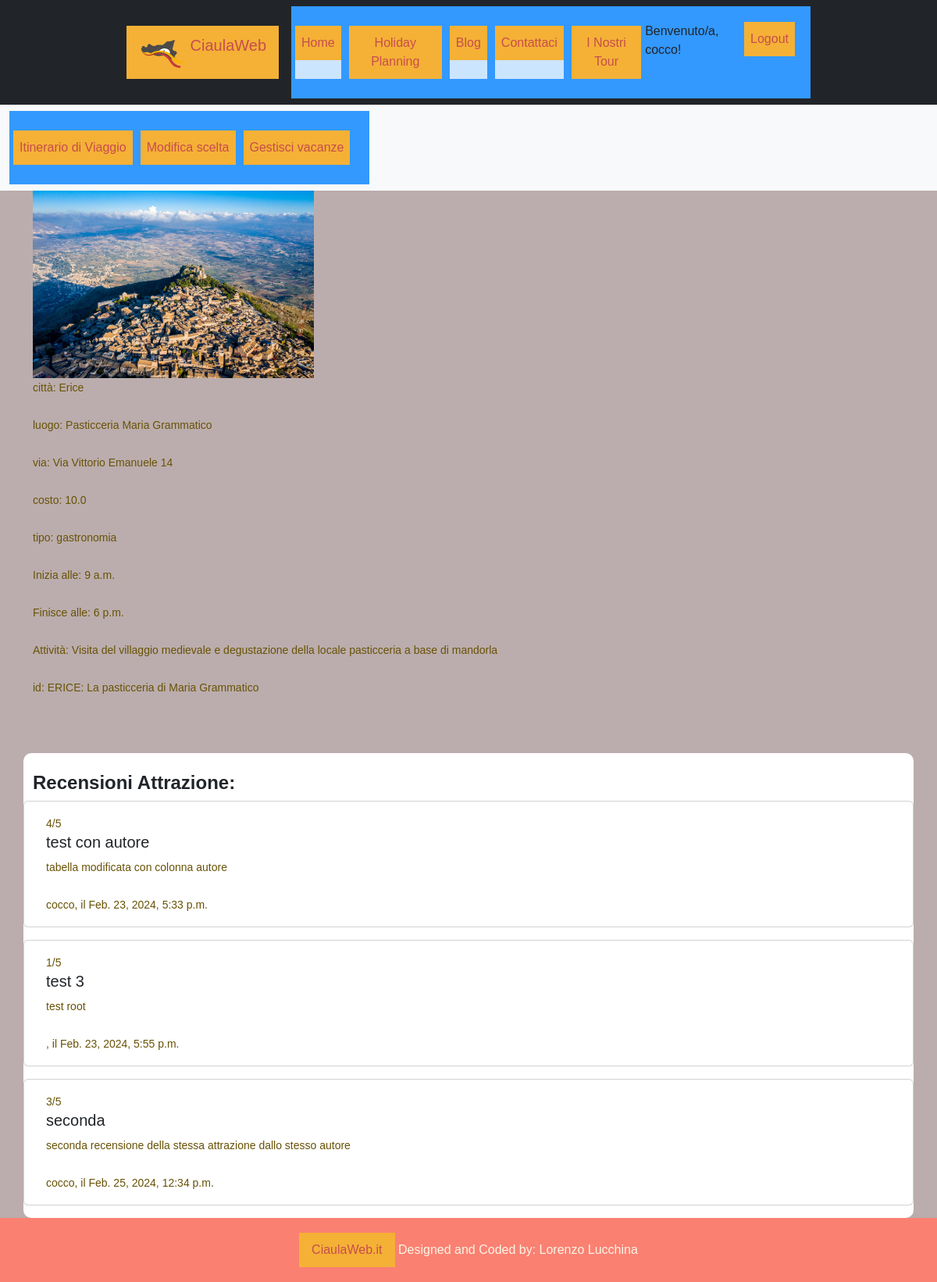
Screenshot of /attractions/attrazioni/detattrazione/ERICE: La pasticceria di Maria Grammatico (signed in) with the database file from the repository.
### profiles/models.py (models this page shows, shortened)
class UserProfileModel(AbstractBaseUser):
    nrSocio = models.IntegerField(primary_key=True)  # chiave, deve autogenerarsi
    first_name = models.CharField(max_length=32)
    last_name = models.CharField(max_length=32)
    email = models.CharField(max_length=32, unique=True)
    codiceFiscale = models.CharField(max_length=18)
    telefono = models.CharField(max_length=32)
    dataDiNascita = models.DateField(null=True)
    is_active = models.BooleanField(default=True)
    is_admin = models.BooleanField(default=False)
    objects = UserManager()
    USERNAME_FIELD = 'email'
    REQUIRED_FIELDS = []
    def __str__(self):
        return self.email
    class Meta:
        verbose_name = 'User'
        verbose_name_plural = 'Users'

### attractions/models.py (models this page shows, shortened)
class Attrazione(models.Model):
    objects = None
    nome = models.CharField(max_length=200, primary_key=True)
    luogo = models.CharField(max_length=300)
    via = models.CharField(max_length=500)
    citta = models.CharField(max_length=200)
    costo = models.FloatField()
    tipo = models.CharField(max_length=200)
    oraApertura = models.TimeField('ora apertura')
    oraChiusura = models.TimeField('ora chiusura')
    descrizione = models.TextField()
    attrazione_image = models.ImageField(blank=True, null=True)  # , upload_to='attractionImages/')
    class Meta:
        verbose_name = "Attrazione"
        verbose_name_plural = "Attrazioni"

class Recensione(models.Model):
    titolo = models.CharField(max_length=200, verbose_name='Titolo della recensione')
    contenuto = models.TextField(max_length=1000, verbose_name='Contenuto della recesione')
    valutazione = models.IntegerField(validators=[MaxValueValidator(5), MinValueValidator(0)],
                                      verbose_name='valutazione della recensione')
    autore = models.ForeignKey(UserProfileModel, related_name='autore_recensione',
                               on_delete=models.CASCADE)
    attrazione = models.ForeignKey(Attrazione, on_delete=models.CASCADE)
    data_creazione = models.DateTimeField(auto_now=True)
    class Meta:
        verbose_name = 'Recensione'
        verbose_name_plural = 'Recensioni'

### attractions/views.py (the view)
# urls.py: path("attrazioni/detattrazione/<str:nome_attr>", DetailAttrazioneEntita, name="dettaglioattr"), #LASCIARE nome_attr
def DetailAttrazioneEntita(request, nome_attr):
    if Attrazione.objects.filter(nome=nome_attr).exists():
        templ = "attractions/dettaglioattrazione.html"
        attrazione = Attrazione.objects.get(nome=nome_attr)  # Acquisisco attrazione dal nome
        recensioni = Recensione.objects.filter(attrazione=attrazione)
        check = False
        if request.user.is_authenticated:
            user = UserProfileModel.objects.get(email__exact=request.user)  # aquisisco user
            if Vacanza.objects.filter(utente=user).exists():
                vacanze = Vacanza.objects.filter(utente=user)  # Prendo le vacanze fatte dall'utente
                for vacanza in vacanze:
                    for v in vacanza.scelte.all():
                        if v.attrazione == attrazione:  # Se utente ha scelto questa attrazione
                            check = True
            for r in recensioni.all():
                if r.attrazione == attrazione:
                    if r.autore == user:
                        check = False
        ctx = {"attivita": attrazione, "check": check, "recensioni": recensioni}
        if request.method == "GET":
            return render(request, template_name=templ, context=ctx)
        else:
            return HttpResponse("ERROR: nome attrazione non valido, RICHIESTA POST")

### attractions/templates/attractions/dettaglioattrazione.html (shortened to what this page needs)
{% extends 'base.html' %}
{% block content %}
<div class="container">
    <img src="{{ attivita.attrazione_image.url | default_if_none:'#' }}" alt="pic attrazione" style="width:auto;height:240px">
    <p> città: {{ attivita.citta }}</p>
    <p> luogo: {{ attivita.luogo }}</p>
    <p> via: {{ attivita.via }}</p>
    <p> costo: {{ attivita.costo }}</p>
    <p> tipo: {{ attivita.tipo }}</p>
    <p> Inizia alle: {{ attivita.oraApertura }}</p>
    <p> Finisce alle: {{ attivita.oraChiusura }}</p>
    <p> Attività: {{ attivita.descrizione }}</p>
    <p> id: {{ attivita.pk }}</p>
</div>
    <br> <br>
    <div class="container" style="background-color:white; border-radius: 10px;">
        <br>
        <div class="row align-self-center">
            <h4> <b> Recensioni Attrazione: </b> </h4> <br>
            {% if recensioni.count == 0 %}
                <h4> Nessuna recensione disponibile </h4> <br>
                <br>
            {% else %}
                {% for r in recensioni %}
                    <div class="card mb-3">
                        <div class="card-body">
                            <div class="text-end">
                                <p class="card-text">{{ r.valutazione }}/5</p>
                            </div>
                            <h5 class="card-title">{{ r.titolo }}</h5>
                            <p class="card-text">{{ r.contenuto }}</p>
                            <p class="card-text">{{ r.autore.first_name }}, il {{ r.data_creazione }} </p>
                        </div>
                    </div>
                {% endfor %}
            {% endif %}
        </div>
    </div>
{% endblock %}

### templates/base.html (shortened to what this page needs)
<!DOCTYPE html>
{% load static %}
<html lang="en">
<head>
    {% block head %}
        <link rel="stylesheet"
              href="https://cdn.jsdelivr.net/npm/bootstrap@5.3.0-alpha1/dist/css/bootstrap.min.css"
>
	<link rel="stylesheet" type="text/css" href='{% static "/css/style.css"  %}'>
    {% endblock %}
    {% load crispy_forms_tags %}
</head>
<body>
<nav class="navbar navbar-expand-lg navbar-dark bg-dark">
        <div class="w-75 container-fluid">
        <a class="navbar-brand pl-5" href="{% url 'attractions:attrazioni' %}">
            <img src="/../../static/img/logo_ciaulaweb-192x192.png" class="d-inline-block logo_ciaulaweb align-top" alt="Logo">
            CiaulaWeb
        </a>
        <div class="collapse navbar-collapse" id="navbarNavDropdown">
            <ul class="navbar-nav pl-5">
                <li class="nav-item active pl-5">
                    <a class="nav-link" href="{% url 'attractions:attrazioni' %}">Home</a>
                </li>
                <li class="nav-item pl-5">
                    <a class="nav-link" href="{% url 'HolidayPlanning:creavacanza' %}">Holiday Planning</a>
                </li>
                <li class="nav-item pl-5">
                    <a class="nav-link" href="{% url 'attractions:cerca' %}">Blog</a>
                </li>
                <li class="nav-item pl-5">
                    <a class="nav-link" href="#">Contattaci</a>
                </li>
                <li class="nav-item pl-5">
                    <a class="nav-link " href="{% url 'HolidayPlanning:tourorganizzati' %}">I Nostri Tour</a>
                </li>
                {% if user.is_authenticated %}
                    <div class="nav-item pl-5">
                        <a>Benvenuto/a, {{user.first_name}}! </a>
                    </div>
                    <div class="nav-item pl-5">
                        <a class="nav-link" href="{% url 'profiles:user-logout' %}"> Logout </a>
                    </div>
                {% endif %}
            </ul>
        </div>
    </div>
</nav>
{% if user.is_authenticated %}
<nav class="navbar navbar-expand-lg navbar-light bg-light">
  <div class="container-fluid">
    <div class="collapse navbar-collapse" id="navbarNav">
      <ul class="navbar-nav">
        <li class="nav-item">
          <a class="nav-link" href="{% url 'HolidayPlanning:scelte'%}">Itinerario di Viaggio</a>
        </li>
        <li class="nav-item">
          <a class="nav-link" href="#">Modifica scelta</a>
        </li>
        <li class="nav-item">
          <a class="nav-link" href="{% url 'HolidayPlanning:vacanze' %}">Gestisci vacanze</a>
        </li>
      </ul>
    </div>
  </div>
</nav>
{% endif %}
{% block content %}
{% endblock %}
<footer class="page-footer font-small blue">
    <div class="footer-copyright text-center py-3">
        <a href="{% url 'home' %}">CiaulaWeb.it</a>
        Designed and Coded by: Lorenzo Lucchina
    </div>
</footer>
</body>
</html>

### static/css/style.css (style rules this page uses)
* { font-family: 'Montserrat', sans-serif !important; }
.logo_ciaulaweb { width: 60px; height: 48px; }
ul { background: #3399ff; padding: 20px; }
ul li { background: #cce5ff; color: darkblue; margin: 5px; }
a:link, a:visited { background-color: #f4b136; color: rgb(199, 77, 77); padding: 10px 16px; text-align: center; text-decoration: none; display: inline-block; }
footer { text-align: center; padding: 3px; background-color: salmon; color: oldlace; }
p { color: #685206; font-family: 'Helvetica Neue', sans-serif; font-size: 14px; line-height: 24px; margin: 0 0 24px; text-align: justify; text-justify: inter-word; }
:root { --gradient: linear-gradient(to left top, #dd2476 10%, #ff512f 90%) !important; }
body { background: #bbadad !important; }

### rows the page displays
UserProfileModel: first_name "cocco"
Attrazione: attrazione_image (picture), citta "Erice", luogo "Pasticceria Maria Grammatico", via "Via Vittorio Emanuele 14", costo "10.0", tipo "gastronomia", oraApertura "9 a.m.", oraChiusura "6 p.m.", descrizione "Visita del villaggio medievale e degustazione della locale pasticceria a base di mandorla", pk "ERICE: La pasticceria di Maria Grammatico"
Recensione: valutazione "4", titolo "test con autore", contenuto "tabella modificata con colonna autore", autore.first_name "cocco", data_creazione "Feb. 23, 2024, 5:33 p.m."
Recensione: valutazione "1", titolo "test 3", contenuto "test root", data_creazione "Feb. 23, 2024, 5:55 p.m."
Recensione: valutazione "3", titolo "seconda", contenuto "seconda recensione della stessa attrazione dallo stesso autore", autore.first_name "cocco", data_creazione "Feb. 25, 2024, 12:34 p.m."
